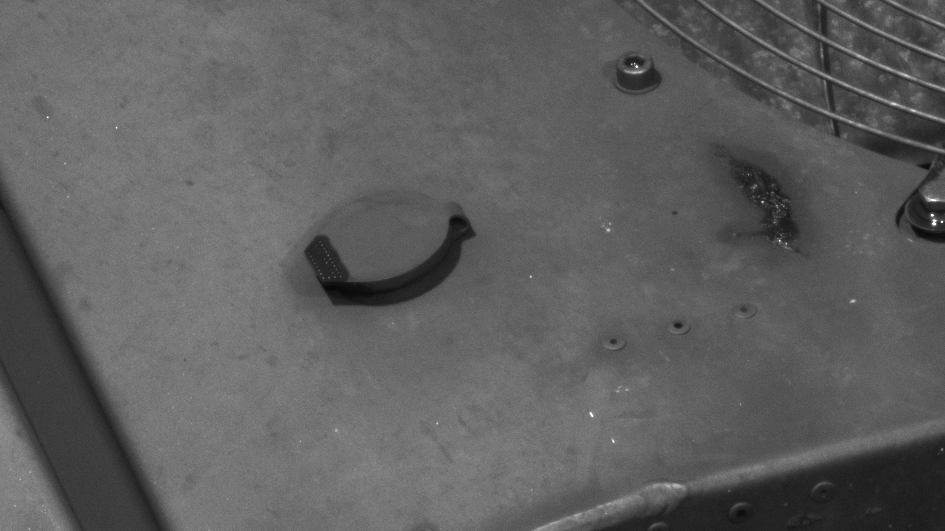
#> input picture data/test3b.png, 945 x 531 px, found by its file name
$ python 04templateMaskNoEdge.py
#> lines starting #> are read from the running program, lines starting #| are printed output that depends on the picture; after the words box and inside, x2 and y2 are one past the last pixel; in counts of white or black regions, pixels touching at a corner belong together
### archive/cvaux.py
# Verschiedene Hilfsfunktionen
import scipy.io.matlab
import numpy as np
import cv2


# Lädt ein .mat File und liefert das angegebene Struct zurück.
# Es kann auf dem Returnobjekt direkt mit den Strukturnamen gearbeitet werden:
# obj.CameraData1.ImageSize  etc...
# siehe https://docs.scipy.org/doc/scipy/reference/tutorial/io.html
def ___loadconfigmat(filename, structname='paramStruct'):
    cfg = scipy.io.loadmat(filename, struct_as_record=False, squeeze_me=True)
    return cfg[structname]


# Lädt ein YAML. Auf dem Return Objekt muss etwas umständlicher auf die Daten zugegriffen werden:
# obj['CameraData1'
# [26 lines left out: functions ___loadconfigyaml, ___loadconfigini, loadconfig, not called in this run]


def mixtochannel(im1, im2=None, im3=None):
    # mischt im1 bis im3 in RGB Kanal

    # Kanäle extrahieren
    if im1.ndim < 3:
        ch1 = im1
    else:
        ch1 = im1[:, :, 0]

    if im2 is None:
        ch2 = np.empty(ch1.shape)
    elif im2.ndim < 3:
        ch2 = im2
    else:
        ch2 = im2[:, :, 0]

    if im3 is None:
        ch3 = np.empty(ch1.shape)
    elif im3.ndim < 3:
        ch3 = im3
    else:
        ch3 = im3[:, :, 0]

    rgb = np.dstack((ch1, ch2, ch3))
    return rgb


# [104 lines left out: functions imgMergerH, imgMergerV, putBetterText, separateRGB, clahe, not called in this run]

### archive/04templateMaskNoEdge.py
import cv2
import numpy as np
from archive import cvaux
from matplotlib import pyplot as plt


# Bild vom Zug laden
gray_img = cv2.imread("data/test3b.png",  cv2.IMREAD_GRAYSCALE)
#> gray_img is the input picture: shape (531, 945); min 6, max 255, mean 95.1
img = cv2.cvtColor(gray_img, cv2.COLOR_GRAY2BGR)

# Objekt für Template matching laden
template = cv2.imread("data/template3.png", cv2.IMREAD_GRAYSCALE)
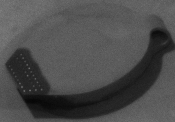
#> input picture data/template3.png, 175 x 122 px, found by its file name
#> template is the input picture: shape (122, 175); min 6, max 127, mean 76.5
w, h = template.shape[::-1]   # w,h und r,c sind vertauscht
#> w = 175; h = 122

# Template Maske laden
tmask = cv2.imread("data/template3mask.png", cv2.IMREAD_GRAYSCALE)


# mit maske funktionert nur: method == CV_TM_SQDIFF and method == CV_TM_CCORR_NORMED
result = cv2.matchTemplate(gray_img, template, cv2.TM_CCORR_NORMED, mask=tmask)
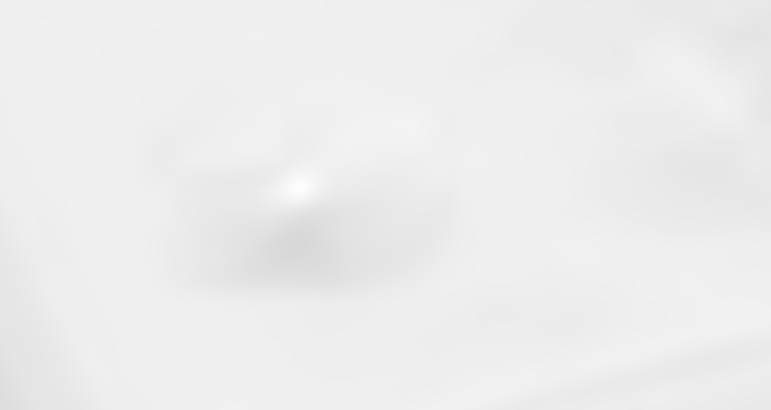
#> result: shape (410, 771) float32; min 0.848, max 1, mean 0.932

# Nur den besten Match behalten (je nach TM ist das min oder max)
print(result.shape)
#| (410, 771)
loc = np.where(result >= result.max())
#> loc = ([187], [299])

plt.subplot(121), plt.imshow(result, cmap='gray')
plt.title('Matching Result'), plt.xticks([]), plt.yticks([])
plt.show()


# bounding Box mit Diagonalen zeichnen
pt = None
for pt in zip(*loc[::-1]):
    cv2.rectangle(img, pt, (pt[0] + w, pt[1] + h), (0, 255, 0), 3)
    cv2.line(img, pt, (pt[0] + w, pt[1] + h), (0, 255, 0), 1)
    cv2.line(img, (pt[0]+w, pt[1]), (pt[0], pt[1] + h), (0, 255, 0), 1)
#> this loop made 1 pass
#> pt on pass 1: (299, 187)
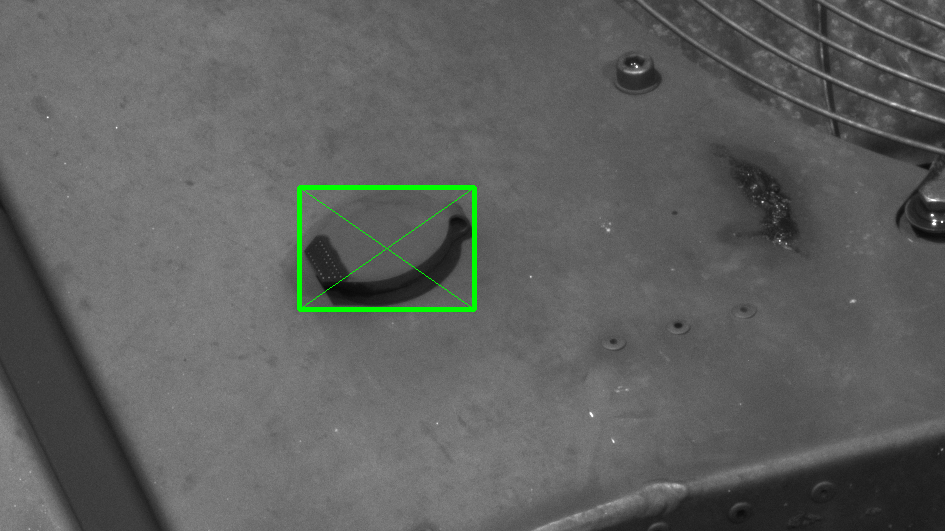
#> img: shape (531, 945, 3); 0.66% of pixels changed, all inside (x1, y1, x2, y2) = (297, 185, 477, 312)

print(pt[0])  # 1055
#| 299
print(pt[1])  # 811
#| 187
print(w)      # 1818
#| 175
print(h)      # 1094
#| 122

# roi  = img[811  :     811+1094, 1055    :   1055+1818]
roi = img[pt[1]: pt[1] + h, pt[0]: pt[0] + w]
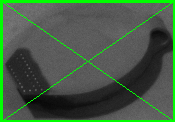
#> roi: shape (122, 175, 3); mean B, G, R 68.6, 90, 68.6


# test
cv2.imshow('test12', img)
cv2.imshow('test1242342', roi)


# gefärbter Ausschnitt vom Original (inkl Rechteck) überlagern mit Template
overlay = cvaux.mixtochannel(roi, template)
#> in mixtochannel, `ch1 = im1[:, :, 0]`:
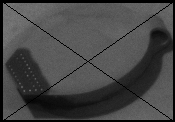
#> ch1: shape (122, 175); min 0, max 124, mean 68.6
#> in mixtochannel, `rgb = np.dstack((ch1, ch2, ch3))`: rgb: shape (122, 175, 3) float64; 0.06% of the values are NaN or infinite; the others: min 0, max 1.75e+89, mean 1.53e+85

cv2.namedWindow('image', cv2.WINDOW_NORMAL)
cv2.imshow('image', overlay)
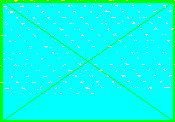
#> window 'image': shape (122, 175, 3); mean B, G, R 233.6, 255, 7.2
# cv2.resizeWindow('image', int(w/1.5), int(h/1.5))


cv2.waitKey(0)
cv2.destroyAllWindows()
